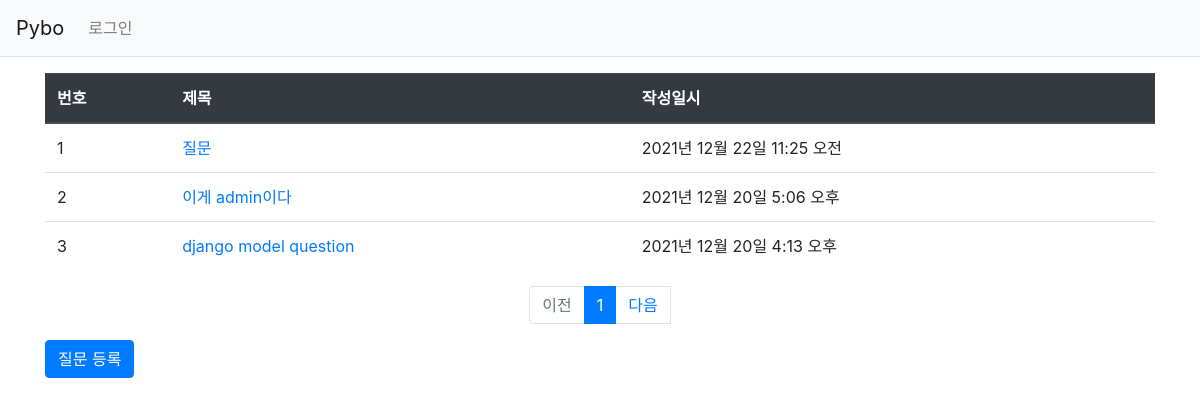
Before: /pybo/ with the older database file.
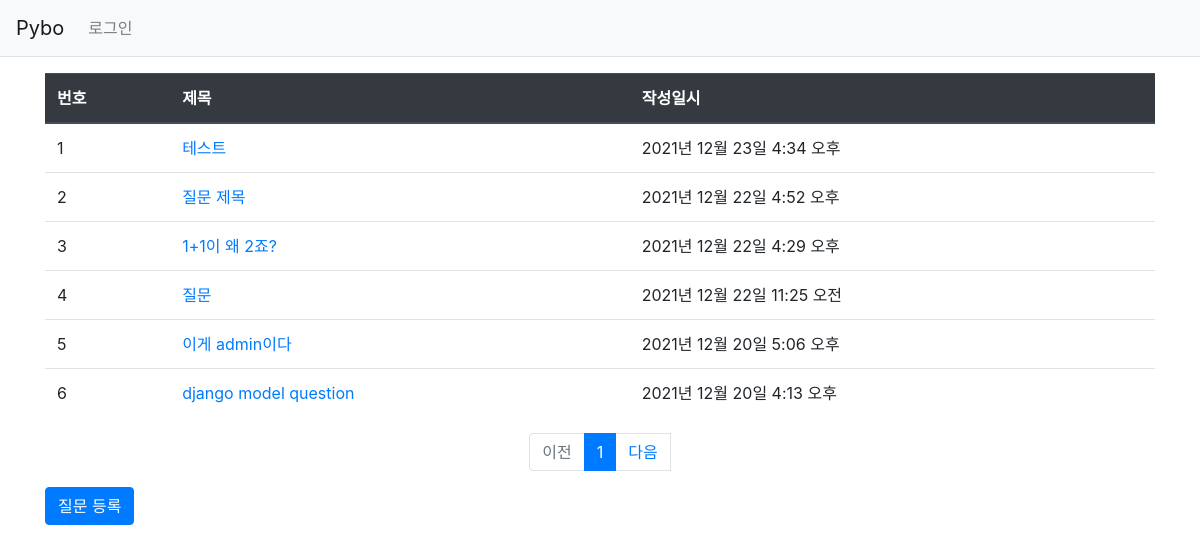
After: the same page with the newer database file.
### pybo/models.py (models this page shows, shortened)
class Question(models.Model):
    subject = models.CharField(max_length=200) # 글자 수 제한하려면 charField
    content = models.TextField() # 글자수 제한 X
    create_date = models.DateTimeField() # 시간

### pybo/views.py (the view)
# urls.py: path('',views.index, name = 'index'),
def index(request):
    page = request.GET.get('page',1)  # 페이지 / GET방식으로 page를 파라미터로 가져올 때 사용, 파라미터 없이 들어올 때 dafault값을 1로 줌.
    question_list = Question.objects.order_by('-create_date') # -로 역순
    paginator = Paginator(question_list,10)  # 한 페이지당 개수
    page_obj = paginator.get_page(page)
    context = {'question_list':page_obj}
    return render(request,'pybo/question_list.html',context)

### templates/pybo/question_list.html
{% extends 'base.html' %}
{% block content %}
<div class="container my-3">
    <table class="table">
        <thead>
        <tr class="thead-dark">
            <th>번호</th>
            <th>제목</th>
            <th>작성일시</th>
        </tr>
        </thead>
        <tbody>
        {% if question_list %}
        {% for question in question_list %}
        <tr>
            <td>{{ forloop.counter }}</td>
            <td>
                <a href="{% url 'pybo:detail' question.id %}">
                    {{ question.subject }}
                </a>
            </td>
            <td>{{ question.create_date }}</td>
        </tr>
        {% endfor %}
        {% else %}
        <tr>
            <td colspan="3">질문이 없습니다.</td>
        </tr>
        {% endif %}
        </tbody>
    </table>
    <ul class="pagination justify-content-center">
        {% if question_list.has_previous %}
        <li class="page-item">
            <a class="page-link"
               href="?page={{ question_list.previous_page_number }}">
                이전
            </a>
        </li>
        {% else %}
        <li class="page-item disabled">
            <a class="page-link" tabindex="-1" aria-disabled="true" href="#">
                이전
            </a>
        </li>
        {% endif %}
        {% for page_number in question_list.paginator.page_range %}
        {% if page_number >= question_list.number|add:-5 and page_number <= question_list.number|add:5 %}
        {% if page_number == question_list.number %}
        <li class="page-item active" aria-current="page">
            <a class="page-link" href="?page={{ page_number }}">
                {{ page_number }}
            </a>
        </li>
        {% else %}
        <li class="page-item">
            <a class="page-link" href="?page={{ page_number }}">
                {{ page_number }}
            </a>
        </li>
        {% endif %}
        {% endif %}
        {% endfor %}
        {% if question_list.has_next %}
        <li class="page-item">
            <a class="page-link"
               href="?page={{ question_list.next_page_number }}">
                다음
            </a>
        </li>
        {% else %}
        <li class="page0item disabled">
            <a class="page-link" tabindex="-1" aria-disabled="true" href="#">
                다음
            </a>
        </li>
        {% endif %}
    </ul>
    <a href="{% url 'pybo:question_create' %}" class="btn btn-primary">
            질문 등록
        </a>
</div>
{% endblock %}

### templates/base.html (shortened to what this page needs)
{% load static %}
<!doctype html>
<html lang="ko">
<head>
    <link rel="stylesheet" type="text/css" href="{% static 'bootstrap.min.css' %}">
    <link rel="stylesheet" type="text/css" href="{% static 'style.css' %}">
</head>
<body>
{% include "navbar.html" %}
{% block content %}
{% endblock %}
</body>
</html>

### templates/navbar.html (shortened to what this page needs)
<nav class="navbar navbar-expand-lg navbar-light bg-light border-bottom">
    <a class="navbar-brand" href="{% url 'pybo:index' %}">Pybo</a>
    <div class="collapse navbar-collapse flse-grow-0" id="navbarNav">
        <ul class="navbar-nav">
            <li class="nav-item ">
                <a class="nav-link" href="#">로그인</a>
            </li>
        </ul>
    </div>
</nav>

Changed rows visible on the page:
added Question: subject "테스트", create_date "2021년 12월 23일 4:34 오후"
added Question: subject "질문 제목", create_date "2021년 12월 22일 4:52 오후"
added Question: subject "1+1이 왜 2죠?", create_date "2021년 12월 22일 4:29 오후"
